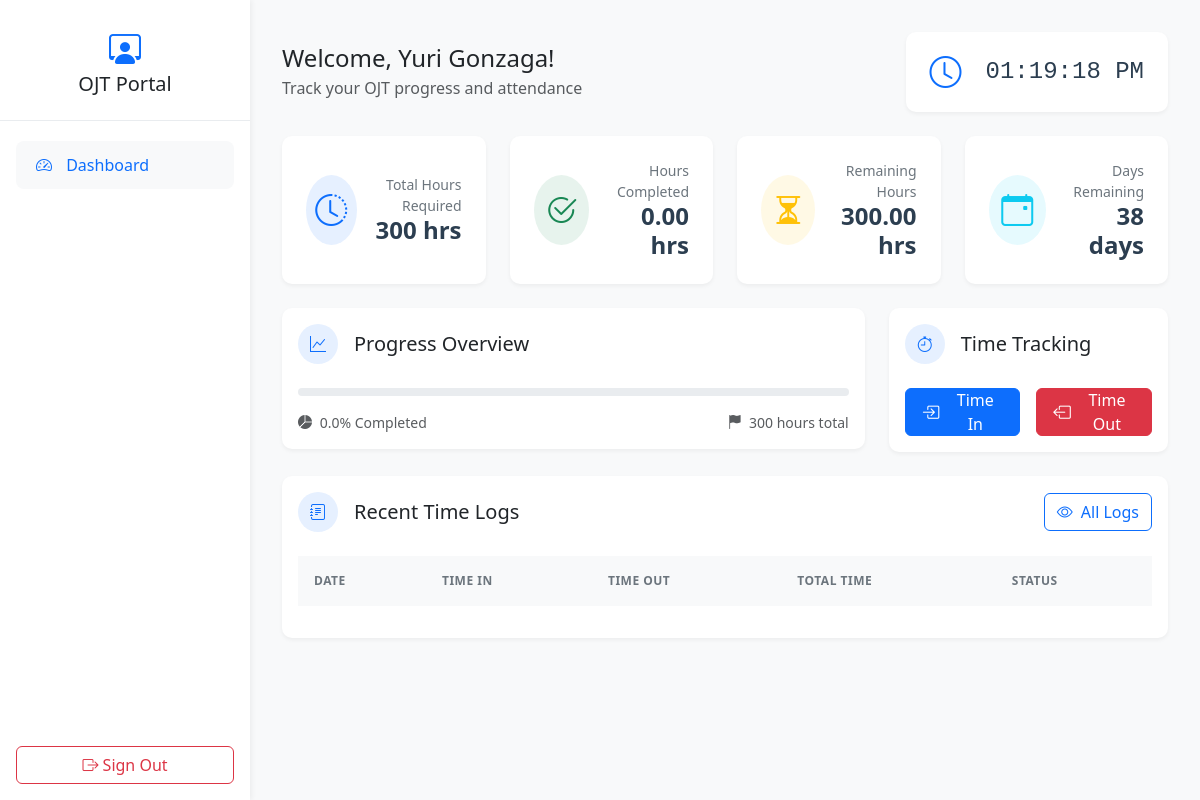
Page /public/dashboard.php (signed in) on the committed database.
### tables this page shows
CREATE TABLE `users` (
  `id` int(11) NOT NULL,
  `first_name` varchar(100) NOT NULL,
  `last_name` varchar(100) NOT NULL,
  `company` varchar(100) NOT NULL,
  `ojt_hours` int(11) NOT NULL,
  `start_date` date NOT NULL,
  `email` varchar(100) NOT NULL,
  `password` varchar(255) NOT NULL,
  `created_at` timestamp NOT NULL DEFAULT current_timestamp(),
  `hours_completed` int(11) NOT NULL DEFAULT 0
);

### public/dashboard.php (the view, shortened to what this page needs)
<?php
include '../database/db_connect.php';
$user_id = $_SESSION['user_id'];
$user_stmt = $conn->prepare("SELECT first_name, last_name, ojt_hours, hours_completed, start_date FROM users WHERE id = ?");
$user_stmt->bind_param("i", $user_id);
$user_stmt->execute();
$user_result = $user_stmt->get_result();
$user = $user_result->fetch_assoc();
$attendanceSumStmt = $conn->prepare("SELECT SUM(TIME_TO_SEC(TIMEDIFF(time_out, time_in))) AS total_seconds FROM attendance WHERE user_id = ? AND time_out IS NOT NULL");
$attendanceSumStmt->bind_param("i", $user_id);
$attendanceSumStmt->execute();
$sumResult = $attendanceSumStmt->get_result();
$sumRow = $sumResult->fetch_assoc();
$totalLoggedSeconds = $sumRow['total_seconds'] ? $sumRow['total_seconds'] : 0;
$totalLoggedHours = $totalLoggedSeconds / 3600;
$remaining_hours = $user['ojt_hours'] - $totalLoggedHours;
if ($totalLoggedHours >= $user['ojt_hours']) {
    $progress_percent = 100;
    $progress_message = "Completed";
    $buttons_disabled = true;
} else {
    $progress_percent = ($totalLoggedHours / $user['ojt_hours']) * 100;
    $progress_message = number_format($progress_percent, 1) . "% Completed";
    $buttons_disabled = false;
}
$days_remaining = ceil($remaining_hours / 8);
$pendingStmt = $conn->prepare("SELECT id FROM attendance WHERE user_id = ? AND status = 'Pending' LIMIT 1");
$pendingStmt->bind_param("i", $user_id);
$pendingStmt->execute();
$pendingResult = $pendingStmt->get_result();
$hasPending = $pendingResult->num_rows > 0;
?>
<!DOCTYPE html>
<html lang="en">
<head>
    <link href="https://cdn.jsdelivr.net/npm/bootstrap@5.3.0/dist/css/bootstrap.min.css" rel="stylesheet">
    <link rel="stylesheet" href="https://cdn.jsdelivr.net/npm/bootstrap-icons@1.11.1/font/bootstrap-icons.css">
</head>
<body>
    <div class="sidebar">
        <div class="sidebar-brand text-center">
            <i class="bi bi-person-workspace fs-2 text-primary mb-2"></i>
            <h5 class="mb-0">OJT Portal</h5>
        </div>
        <nav class="nav flex-column mt-3">
            <a class="nav-link active" href="#">
                <i class="bi bi-speedometer2"></i> Dashboard
            </a>
        </nav>
        <button type="button" class="btn btn-outline-danger logout-btn position-absolute bottom-0 start-0 end-0 mx-3 mb-3" data-bs-toggle="modal" data-bs-target="#logoutModal">
            <i class="bi bi-box-arrow-right"></i> Sign Out
        </button>
    </div>
    <div class="main-content">
        <div class="d-flex justify-content-between align-items-center mb-4">
            <div>
                <h4 class="mb-1">Welcome, <?php echo $user['first_name'] . ' ' . $user['last_name']; ?>!</h4>
                <p class="text-muted mb-0">Track your OJT progress and attendance</p>
            </div>
            <div class="clock-display d-flex align-items-center">
                <i class="bi bi-clock me-4 text-primary fs-2"></i>
                <div id="clock"></div>
            </div>
        </div>
        <div class="row g-4 mb-4">
            <div class="col-md-6 col-lg-3">
                <div class="card stat-card">
                    <div class="card-body d-flex align-items-center justify-content-between">
                        <div class="rounded-circle bg-primary bg-opacity-10 p-2 me-3" style="width: 70px; height: 70px">
                            <i class="bi bi-clock-history text-primary fs-2"></i>
                        </div>
                        <div class="text-end">
                            <p class="stat-label mb-0">Total Hours Required</p>
                            <h3 class="stat-value fs-4"><?php echo $user['ojt_hours']; ?> hrs</h3>
                        </div>
                    </div>
                </div>
            </div>
            <div class="col-md-6 col-lg-3">
                <div class="card stat-card">
                    <div class="card-body d-flex align-items-center justify-content-between">
                        <div class="rounded-circle bg-success bg-opacity-10 p-2 me-3" style="width: 70px; height: 70px">
                            <i class="bi bi-check2-circle text-success fs-2"></i>
                        </div>
                        <div class="text-end">
                            <p class="stat-label mb-0">Hours Completed</p>
                            <h3 class="stat-value fs-4"><?php echo number_format($totalLoggedHours, 2); ?> hrs</h3>
                        </div>
                    </div>
                </div>
            </div>
            <div class="col-md-6 col-lg-3">
                <div class="card stat-card">
                    <div class="card-body d-flex align-items-center justify-content-between">
                        <div class="rounded-circle bg-warning bg-opacity-10 p-2 me-3" style="width: 70px; height: 70px">
                            <i class="bi bi-hourglass-split text-warning fs-2"></i>
                        </div>
                        <div class="text-end">
                            <p class="stat-label mb-0">Remaining Hours</p>
                            <h3 class="stat-value fs-4"><?php echo number_format($remaining_hours, 2); ?> hrs</h3>
                        </div>
                    </div>
                </div>
            </div>
            <div class="col-md-6 col-lg-3">
                <div class="card stat-card">
                    <div class="card-body d-flex align-items-center justify-content-between">
                        <div class="rounded-circle bg-info bg-opacity-10 p-2 me-3" style="width: 70px; height: 70px">
                            <i class="bi bi-calendar-event text-info fs-2"></i>
                        </div>
                        <div class="text-end">
                            <p class="stat-label mb-0">Days Remaining</p>
                            <h3 class="stat-value fs-4"><?php echo $days_remaining; ?> days</h3>
                        </div>
                    </div>
                </div>
            </div>
        </div>
        <div class="row g-4 mb-4">
            <div class="col-lg-8">
                <div class="card">
                    <div class="card-body">
                        <div class="d-flex align-items-center mb-4">
                            <div class="rounded-circle bg-primary bg-opacity-10 p-2 me-3 d-flex align-items-center justify-content-center" style="height: 40px; width: 40px">
                                <i class="bi bi-graph-up text-primary"></i>
                            </div>
                            <h5 class="card-title mb-0">Progress Overview</h5>
                        </div>
                        <div class="progress mb-3">
                        </div>
                        <div class="d-flex justify-content-between text-muted small">
                            <span>
                                <i class="bi bi-pie-chart-fill me-1"></i>
                                <?php echo $progress_message; ?>
                            </span>
                            <span>
                                <i class="bi bi-flag-fill me-1"></i>
                                <?php echo $user['ojt_hours']; ?> hours total
                            </span>
                        </div>
                    </div>
                </div>
            </div>
            <div class="col-lg-4">
                <div class="card">
                    <div class="card-body">
                        <div class="d-flex align-items-center mb-4">
                            <div class="rounded-circle bg-primary d-flex align-items-center justify-content-center bg-opacity-10 p-2 me-3" style="height: 40px; width: 40px">
                                <i class="bi bi-stopwatch text-primary"></i>
                            </div>
                            <h5 class="card-title mb-0">Time Tracking</h5>
                        </div>
                        <div class="d-flex gap-3">
                            <button class="btn btn-primary time-btn d-flex align-items-center justify-content-center" onclick="timeIn()" <?php if($hasPending || $buttons_disabled) echo 'disabled'; ?>>
                                <i class="bi bi-box-arrow-in-right me-2"></i> Time In
                            </button>
                            <button class="btn btn-danger time-btn d-flex align-items-center justify-content-center" onclick="timeOut()" <?php if($buttons_disabled) echo 'disabled'; ?>>
                                <i class="bi bi-box-arrow-left me-2"></i> Time Out
                            </button>
                        </div>
                    </div>
                </div>
            </div>
        </div>
        <div class="card">
            <div class="card-body">
                <div class="d-flex justify-content-between align-items-center mb-4">
                    <div class="d-flex align-items-center">
                        <div class="rounded-circle bg-primary bg-opacity-10 p-2 me-3 d-flex align-items-center justify-content-center" style="height: 40px; width: 40px">
                            <i class="bi bi-journal-text text-primary"></i>
                        </div>
                        <h5 class="card-title mb-0">Recent Time Logs</h5>
                    </div>
                    <button type="button" class="btn btn-outline-primary d-flex align-items-center justify-content-center" data-bs-toggle="modal" data-bs-target="#viewAllLogsModal">
                        <i class="bi bi-eye me-2"></i>
                        All Logs
                    </button>
                </div>
                <div class="table-responsive" style="max-height: 300px">
                    <table class="table table-hover align-middle">
                        <thead>
                            <tr>
                                <th>Date</th>
                                <th>Time In</th>
                                <th>Time Out</th>
                                <th>Total Time</th>
                                <th>Status</th>
                            </tr>
                        </thead>
                    </table>
                </div>
            </div>
        </div>
    </div>
</body>
</html>

### public/dashboard.php (style rules this page uses)
body { background-color: #f8f9fa; min-height: 100vh; }
.sidebar { background: white; box-shadow: 2px 0 5px rgba(0,0,0,0.05); height: 100vh; position: fixed; width: 250px; z-index: 1030; }
.sidebar-brand { border-bottom: 1px solid #e9ecef; padding: 1.5rem 1rem; }
.main-content { margin-left: 250px; padding: 2rem; }
.card { border: none; border-radius: 10px; box-shadow: 0 2px 4px rgba(0,0,0,0.05); }
.stat-card { background: white; height: 100%; }
.stat-card .card-body { padding: 1.5rem; }
.stat-value { font-size: 1.75rem; font-weight: 600; margin-bottom: 0; color: #2c3e50; }
.stat-label { color: #6c757d; font-size: 0.875rem; font-weight: 500; }
.stat-card .rounded-circle { width: 40px; height: 40px; display: flex; align-items: center; justify-content: center; }
.stat-card .bi { font-size: 1.2rem; }
.progress { height: 8px; border-radius: 4px; background-color: #e9ecef; }
.time-btn { height: 48px; font-size: 1rem; padding: 0.75rem 1rem; font-weight: 500; width: 100%; }
.time-btn .bi { font-size: 1.1rem; }
.clock-display { background: white; border-radius: 10px; padding: 1rem 1.5rem; box-shadow: 0 2px 4px rgba(0,0,0,0.05); }
#clock { font-family: 'SF Mono', SFMono-Regular, ui-monospace, monospace; font-size: 1.5rem; color: #2c3e50; margin: 0; }
.table > :not(caption) > * > * { padding: 1rem; }
.table thead th { background-color: #f8f9fa; border-bottom: none; color: #6c757d; font-weight: 600; text-transform: uppercase; font-size: 0.75rem; letter-spacing: 0.5px; }
.nav-link { color: #6c757d; padding: 0.75rem 1.25rem; border-radius: 8px; margin: 0.25rem 1rem; }
.nav-link:hover, .nav-link.active { background-color: #f8f9fa; color: #0d6efd; }
.nav-link i { margin-right: 10px; width: 20px; }
.logout-btn { margin: 1rem; }

### rows in the picture
users: first_name "Yuri", last_name "Gonzaga", ojt_hours "300"

### other values in the picture
$totalLoggedHours "0.00"
$remaining_hours "300.00"
$days_remaining "38"
$progress_message "0.0% Completed"
